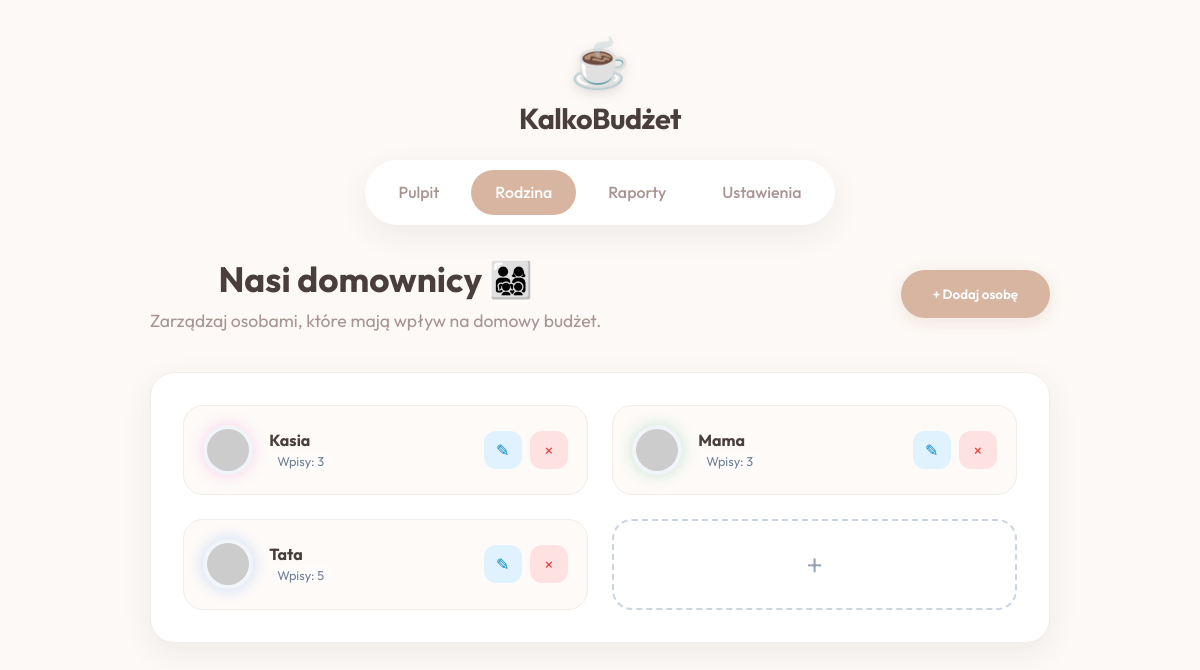
/members.php, run on the app's committed database.
### tables this page shows
CREATE TABLE users (
                id INTEGER PRIMARY KEY AUTOINCREMENT,
                name TEXT NOT NULL,
                color TEXT DEFAULT '#ffffff'
            , avatar TEXT DEFAULT 'avataaars', monthly_limit REAL DEFAULT 0);

### members.php (the view, shortened to what this page needs)
<?php
require_once 'db.php';
$stmt = $db->query("
    SELECT u.*, COUNT(t.id) as tx_count
    FROM users u
    LEFT JOIN transactions t ON u.id = t.user_id
    GROUP BY u.id
    ORDER BY u.name
");
$users = $stmt->fetchAll(PDO::FETCH_ASSOC);
?>
<!DOCTYPE html>
<html lang="pl">
<head>
    <link rel="stylesheet" href="style.css">
</head>
<body>
    <div class="app-wrapper">
        <header class="app-header">
            <div class="logo">
                <div class="logo-icon">☕</div>
                <h1>KalkoBudżet</h1>
            </div>
            <nav class="top-nav">
                <a href="index.php">Pulpit</a>
                <a href="members.php" class="active">Rodzina</a>
                <a href="reports.php">Raporty</a>
                <a href="settings.php">Ustawienia</a>
            </nav>
        </header>
        <main class="main-content">
            <header class="topbar" style="display: flex; justify-content: space-between; align-items: center;">
                <div>
                    <h2 class="greeting">Nasi domownicy 👨‍👩‍👧‍👦</h2>
                    <p class="subtitle">Zarządzaj osobami, które mają wpływ na domowy budżet.</p>
                </div>
                <button class="btn-primary" onclick="openMemberModal()">+ Dodaj osobę</button>
            </header>
            <div class="content-grid" style="grid-template-columns: 1fr; margin-top: 2rem;">
                <section class="family-members glass-effect section-box">
                    <div class="users-list" style="display: grid; grid-template-columns: repeat(auto-fill, minmax(280px, 1fr)); gap: 1.5rem;">
                        <?php foreach($users as $u): ?>
                            <div class="user-card" style="justify-content: space-between;">
                                <div style="display: flex; align-items: center; gap: 1rem;">
                                    <div class="user-avatar" style="border-color: <?= htmlspecialchars($u['color']) ?>; box-shadow: 0 0 15px <?= htmlspecialchars($u['color']) ?>44; background-color: #f1f5f9;">
                                        <img src="https://robohash.org/<?= urlencode($u['avatar'] ?? 'cat1') ?>.png?set=set4&size=150x150" alt="<?= htmlspecialchars($u['name']) ?>">
                                    </div>
                                    <div class="user-info">
                                        <h4><?= htmlspecialchars($u['name']) ?></h4>
                                        <span style="font-size: 0.8rem; color: #718096; background: rgba(255,255,255,0.5); padding: 2px 8px; border-radius: 12px;">Wpisy: <?= $u['tx_count'] ?></span>
                                    </div>
                                </div>
                                <div style="display: flex; gap: 0.5rem; align-items: center;">
                                    <button type="button" class="btn-edit" title="Edytuj członka rodziny" onclick="openEditMemberModal(<?= $u['id'] ?>, '<?= htmlspecialchars(addslashes($u['name'])) ?>', '<?= htmlspecialchars($u['color']) ?>', '<?= htmlspecialchars($u['avatar'] ?? 'micah') ?>', <?= $u['monthly_limit'] ?? 0 ?>)">✎</button>
                                    <form action="delete_member.php" method="POST" style="margin: 0;" onsubmit="return confirm('Na pewno usunąć tę osobę?<?= $u['tx_count'] > 0 ? '\n\nUWAGA: Trwale usunięte zostaną również wszystkie jej wpisy i transakcje (' . $u['tx_count'] . ')!' : '' ?>');">
                                        <button type="submit" class="btn-delete" title="Usuń członka rodziny">×</button>
                                    </form>
                                </div>
                            </div>
                        <?php endforeach; ?>
                        <div class="user-card" style="justify-content: center; cursor: pointer; border: 2px dashed #cbd5e1; background: rgba(255,255,255,0.3);" onclick="openMemberModal()">
                            <span style="font-size: 2rem; color: #94a3b8; font-weight: 300;">+</span>
                        </div>
                    </div>
                </section>
            </div>
        </main>
    </div>
</body>
</html>

### style.css (style rules this page uses)
:root { --bg-color: #fcf9f6; --paper-color: #ffffff; --text-primary: #4a3e3d; --text-secondary: #a89491; --accent-color: #d7b5a1; --accent-hover: #c4a18e; --green-color: #a3b18a; --red-color: #e5989b; --blue-color: #b8c0cc; --border-color: #f1ede9; --nav-bg: #ffffff; --shadow: 0 10px 30px rgba(74, 62, 61, 0.08); --br: 24px; }
* { margin: 0; padding: 0; box-sizing: border-box; font-family: 'Outfit', sans-serif; }
body { background-color: var(--bg-color); background-image: radial-gradient(#d7ccc8 0.5px, transparent 0.5px); background-size: 20px 20px; color: var(--text-primary); min-height: 100vh; padding: 2rem 1rem; display: flex; justify-content: center; }
.app-wrapper { width: 100%; max-width: 900px; display: flex; flex-direction: column; gap: 2rem; }
.app-header { display: flex; flex-direction: column; align-items: center; gap: 1.5rem; text-align: center; }
.logo { display: flex; flex-direction: column; align-items: center; gap: 0.5rem; }
.logo-icon { font-size: 3rem; filter: drop-shadow(0 4px 6px rgba(0,0,0,0.1)); }
.logo h1 { font-size: 1.8rem; font-weight: 700; letter-spacing: -0.5px; }
.top-nav { background: var(--nav-bg); padding: 0.6rem; border-radius: 50px; box-shadow: var(--shadow); display: flex; gap: 0.5rem; }
.top-nav a { text-decoration: none; color: var(--text-secondary); padding: 0.8rem 1.5rem; border-radius: 50px; font-weight: 500; transition: all 0.3s ease; }
.top-nav li.active a, .top-nav a.active { background: var(--accent-color); color: white; }
.main-content { width: 100%; }
.topbar { margin-bottom: 2.5rem; text-align: center; }
.greeting { font-size: 2.2rem; font-weight: 700; margin-bottom: 0.5rem; }
.subtitle { font-size: 1.1rem; color: var(--text-secondary); }
.content-grid { display: grid; grid-template-columns: 1.5fr 1fr; gap: 2rem; }
.section-box { background: var(--paper-color); padding: 2rem; border-radius: var(--br); box-shadow: var(--shadow); border: 1px solid var(--border-color); }
.btn-primary { background: var(--accent-color); color: white; border: none; padding: 1rem 2rem; border-radius: 50px; font-weight: 600; cursor: pointer; transition: all 0.3s ease; box-shadow: 0 4px 15px rgba(215, 181, 161, 0.3); }
.transaction-list, .users-list { display: flex; flex-direction: column; gap: 1rem; }
.transaction-item, .user-card { display: flex; align-items: center; gap: 1rem; padding: 1.2rem; background: #fdfaf8; border-radius: 20px; border: 1px solid var(--border-color); }
.user-avatar { width: 50px; height: 50px; border-radius: 50%; overflow: hidden; background: white; padding: 4px; }
.user-avatar img { width: 100%; border-radius: 50%; }
.btn-delete, .btn-edit { width: 38px; height: 38px; border-radius: 12px; border: none; cursor: pointer; font-size: 1rem; display: flex; align-items: center; justify-content: center; transition: all 0.2s; }
.btn-delete { background: #fee2e2; color: #ef4444; }
.btn-edit { background: #e0f2fe; color: #0284c7; }

### data on the page
users: name "Kasia", tx_count "3"
users: name "Mama", tx_count "3"
users: name "Tata", tx_count "5"
